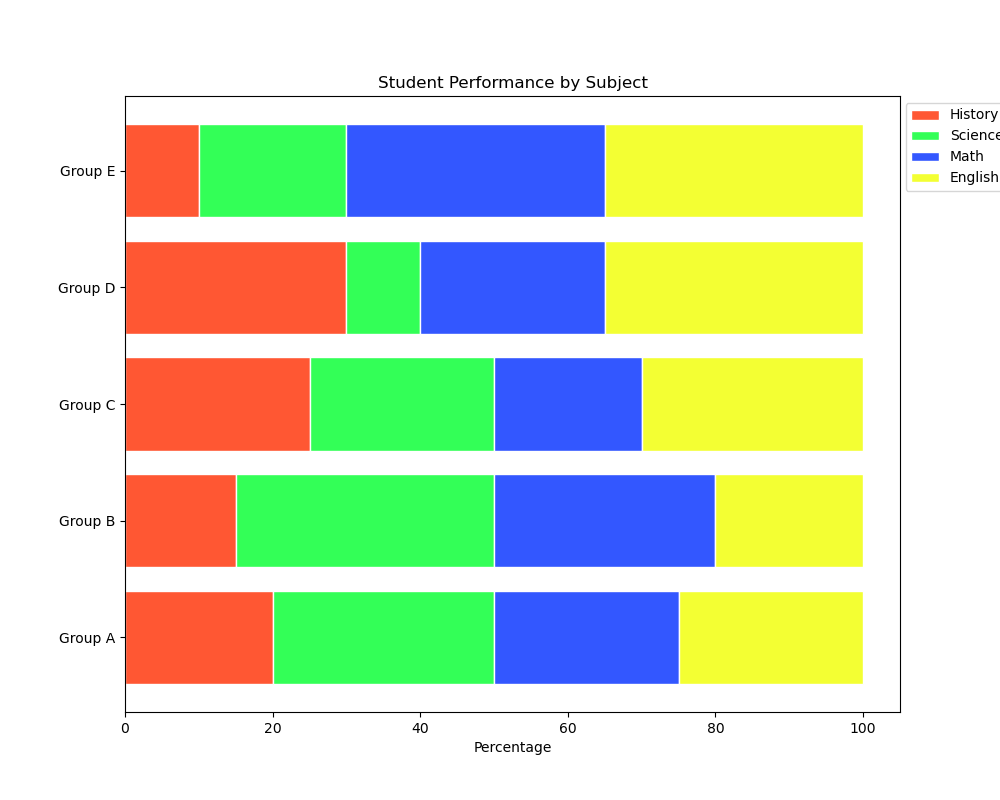

Here is the Python script that generated this plot:

import matplotlib.pyplot as plt
import numpy as np

# Data
categories = ['History', 'Science', 'Math', 'English']
groups = ['Group A', 'Group B', 'Group C', 'Group D', 'Group E']
data = np.array([
    [20, 30, 25, 25],
    [15, 35, 30, 20],
    [25, 25, 20, 30],
    [30, 10, 25, 35],
    [10, 20, 35, 35]
])

# Calculate percentage data
data_percentage = data / data.sum(axis=1)[:, None] * 100

# Colors
colors = ['#FF5733', '#33FF57', '#3357FF', '#F3FF33']

# Plotting
fig, ax = plt.subplots(figsize=(10, 8))
width = 0.8  # Width of the bars
x = np.arange(len(groups))

for i in range(len(categories)):
    ax.barh(x, data_percentage[:, i], left=np.sum(data_percentage[:, :i], axis=1), color=colors[i], edgecolor='white', height=width)

# Labels and title
ax.set_yticks(x)
ax.set_yticklabels(groups)
ax.set_xlabel('Percentage')
ax.set_title('Student Performance by Subject')

# Legend
ax.legend(categories, loc='upper right', bbox_to_anchor=(1.15, 1))

plt.show()
